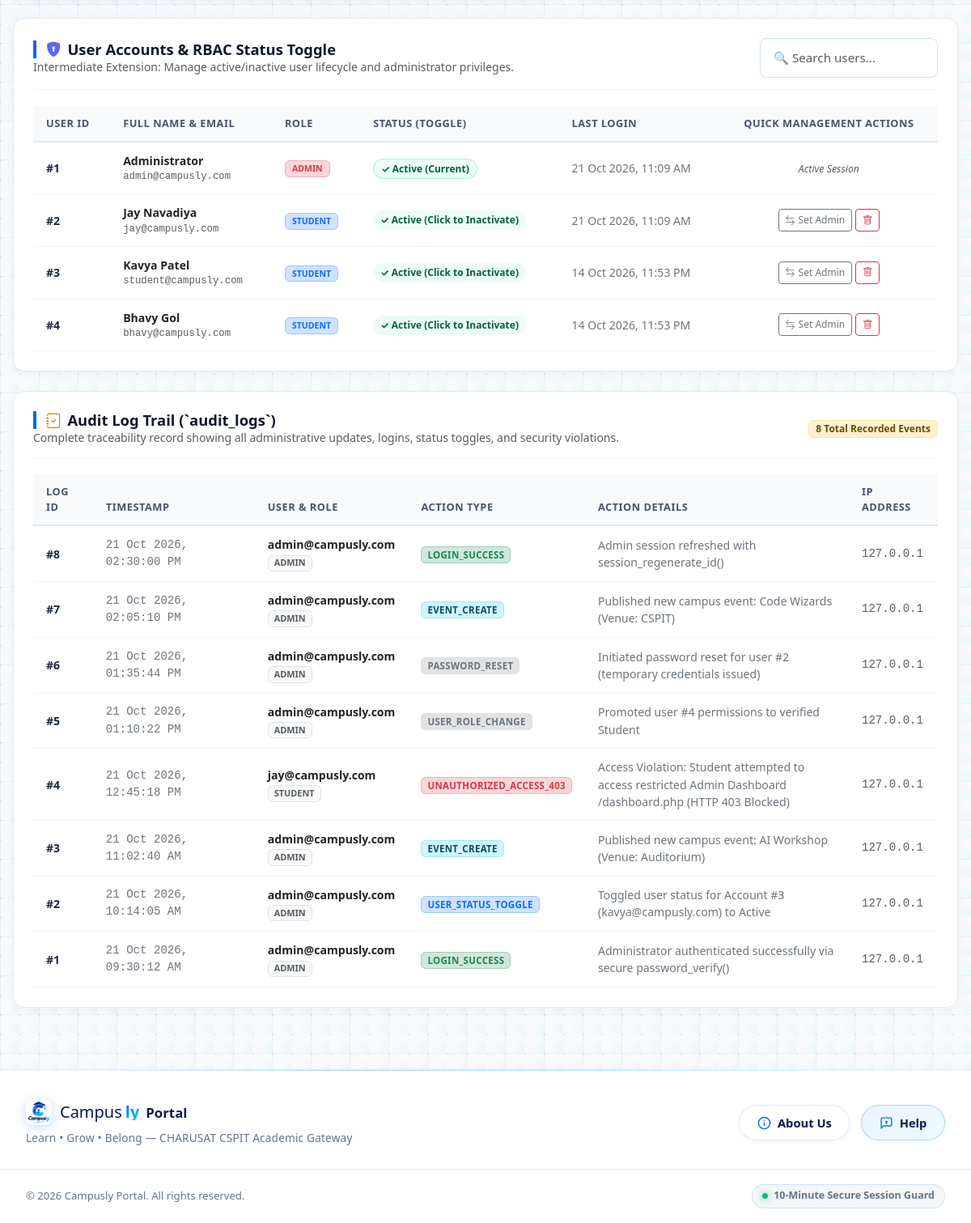
The page /dashboard.php (signed in, lower part) on the database as committed earlier.
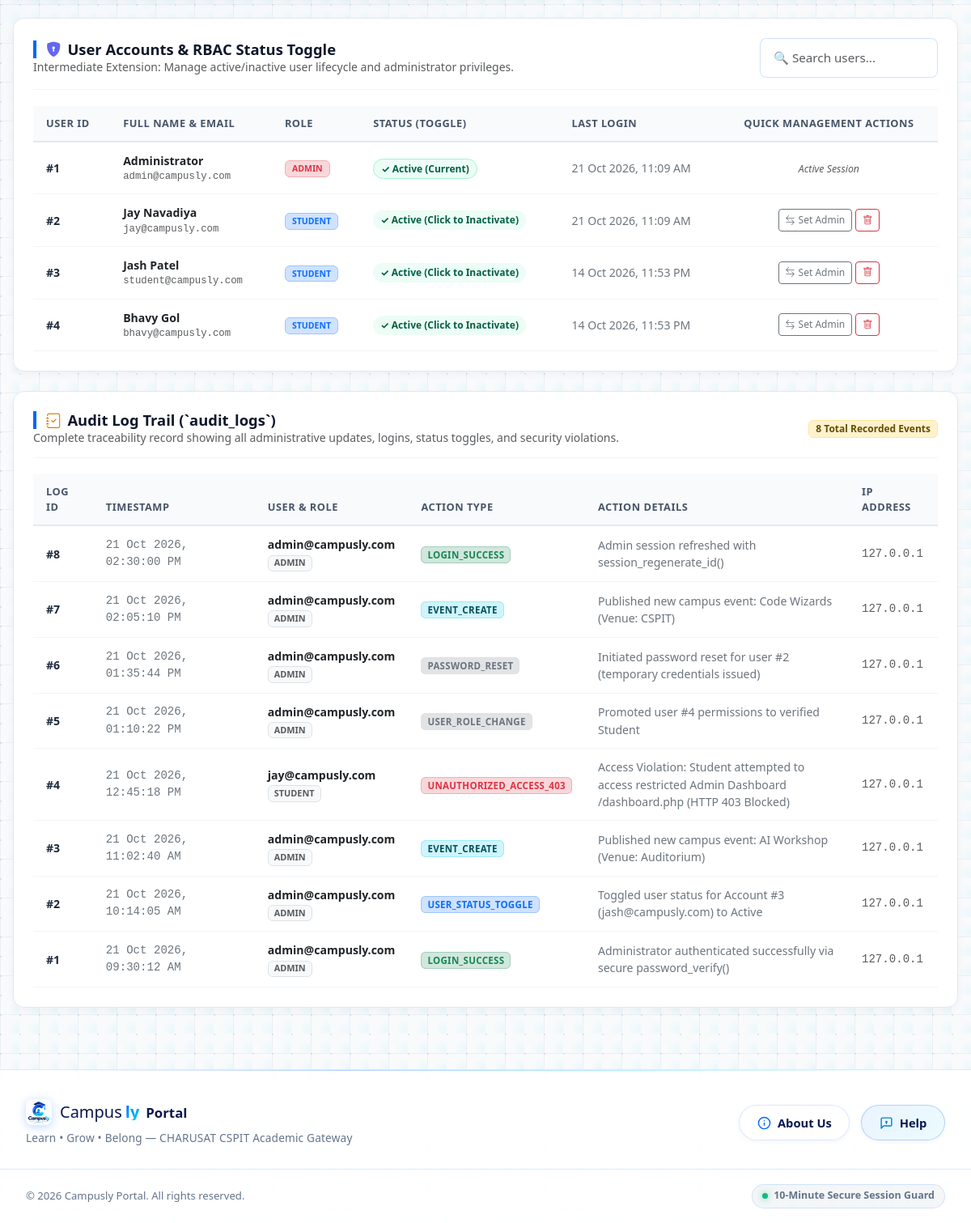
The same page on the database as committed later.
### tables this page shows
CREATE TABLE users (
    user_id INT AUTO_INCREMENT PRIMARY KEY,
    name VARCHAR(100) NOT NULL,
    email VARCHAR(100) NOT NULL UNIQUE,
    password_hash VARCHAR(255) NOT NULL,
    role ENUM('admin', 'student') NOT NULL DEFAULT 'student',
    status ENUM('Active', 'Inactive') NOT NULL DEFAULT 'Active',
    last_login DATETIME NULL,
    remember_token_hash VARCHAR(64) NULL,
    remember_token_expires DATETIME NULL,
    created_at TIMESTAMP DEFAULT CURRENT_TIMESTAMP,
    student_id INT NULL,
    CONSTRAINT fk_users_students FOREIGN KEY (student_id) REFERENCES students(student_id) ON DELETE SET NULL ON UPDATE CASCADE
);

CREATE TABLE audit_logs (
    log_id INT AUTO_INCREMENT PRIMARY KEY,
    user_id INT NULL,
    user_email VARCHAR(100) NOT NULL,
    user_role VARCHAR(50) NOT NULL DEFAULT 'admin',
    action VARCHAR(100) NOT NULL,
    details TEXT NULL,
    ip_address VARCHAR(45) NOT NULL DEFAULT '127.0.0.1',
    created_at TIMESTAMP NOT NULL DEFAULT CURRENT_TIMESTAMP,
    CONSTRAINT fk_audit_users FOREIGN KEY (user_id) REFERENCES users(user_id) ON DELETE SET NULL ON UPDATE CASCADE
);

### dashboard.php (the view, shortened to what this page needs)
<?php
require_once __DIR__ . '/db.php';
$countAuditLogs = (int)$pdo->query("SELECT COUNT(*) FROM audit_logs")->fetchColumn();
$usersList = $pdo->query("
    SELECT user_id, name, email, role, status, last_login, created_at
    FROM users
    ORDER BY user_id ASC
")->fetchAll();
$auditLogs = $pdo->query("
    SELECT log_id, user_email, user_role, action, details, ip_address, created_at
    FROM audit_logs
    ORDER BY log_id DESC
    LIMIT 8
")->fetchAll();
require_once __DIR__ . '/includes/header.php';
?>
  <link rel="stylesheet" href="https://cdn.jsdelivr.net/npm/bootstrap@5.3.3/dist/css/bootstrap.min.css">
  <link rel="stylesheet" href="https://cdn.jsdelivr.net/npm/bootstrap-icons@1.11.3/font/bootstrap-icons.min.css">
  <main id="main-content" class="dashboard-container">
    <div class="content-panel mb-4" id="users-section">
      <div class="panel-header">
        <div>
          <h2 class="panel-title">
            <i class="bi bi-shield-lock-fill text-indigo" style="color: #6366f1;"></i> User Accounts & RBAC Status Toggle
          </h2>
          <div class="small text-muted">Intermediate Extension: Manage active/inactive user lifecycle and administrator privileges.</div>
        </div>
        <div class="d-flex align-items-center gap-2">
          <input type="text" id="userFilterInput" onkeyup="filterUserRows()" class="form-control form-control-sm" placeholder="🔍 Search users..." style="width: 220px;">
        </div>
      </div>
      <div class="table-responsive">
        <table class="table table-hover align-middle custom-table mb-0" id="usersTable">
          <thead>
            <tr>
              <th>User ID</th>
              <th>Full Name & Email</th>
              <th>Role</th>
              <th>Status (Toggle)</th>
              <th>Last Login</th>
              <th class="text-center">Quick Management Actions</th>
            </tr>
          </thead>
          <tbody>
            <?php foreach ($usersList as $u): ?>
              <tr>
                <td><strong>#<?= (int)$u['user_id'] ?></strong></td>
                <td>
                  <div class="fw-bold text-dark"><?= htmlspecialchars($u['name']) ?></div>
                  <div class="small text-muted font-monospace"><?= htmlspecialchars($u['email']) ?></div>
                </td>
                <td>
                  <span class="badge <?= $u['role'] === 'admin' ? 'bg-danger-subtle text-danger border border-danger-subtle' : 'bg-primary-subtle text-primary border border-primary-subtle' ?> text-uppercase fw-bold px-2 py-1">
                    <?= htmlspecialchars($u['role']) ?>
                  </span>
                </td>
                <td>
                  <?php if ((int)$u['user_id'] !== (int)$_SESSION['user_id']): ?>
                    <form action="dashboard.php" method="POST" class="d-inline" onsubmit="return confirm('Toggle status for <?= htmlspecialchars($u['name']) ?>?');">
                      <button type="submit" class="btn <?= $u['status'] === 'Active' ? 'badge-status-active' : 'badge-status-inactive' ?> border-0 cursor-pointer" title="Click to toggle status">
                        <?= $u['status'] === 'Active' ? '✓ Active (Click to Inactivate)' : '✕ Inactive (Click to Activate)' ?>
                      </button>
                    </form>
                  <?php else: ?>
                    <span class="badge-status-active">✓ Active (Current)</span>
                  <?php endif; ?>
                </td>
                <td class="small text-secondary">
                  <?= !empty($u['last_login']) ? htmlspecialchars(date('d M Y, h:i A', strtotime($u['last_login']))) : '<span class="text-muted">Never</span>' ?>
                </td>
                <td class="text-center">
                  <?php if ((int)$u['user_id'] !== (int)$_SESSION['user_id']): ?>
                    <div class="d-inline-flex gap-1">
                      <form action="dashboard.php" method="POST" class="m-0" onsubmit="return confirm('Change role for <?= htmlspecialchars($u['name']) ?>?');">
                        <button type="submit" class="btn btn-outline-secondary btn-sm py-1 px-2" style="font-size: 0.75rem;" title="Switch Role">
                          <i class="bi bi-arrow-left-right me-1"></i>Set <?= $u['role'] === 'admin' ? 'Student' : 'Admin' ?>
                        </button>
                      </form>
                      <form action="dashboard.php" method="POST" class="m-0" onsubmit="return confirm('Permanently delete account for <?= htmlspecialchars($u['name']) ?>?');">
                        <button type="submit" class="btn btn-outline-danger btn-sm py-1 px-2" style="font-size: 0.75rem;" title="Delete User">
                          <i class="bi bi-trash"></i>
                        </button>
                      </form>
                    </div>
                  <?php else: ?>
                    <span class="text-muted small fst-italic">Active Session</span>
                  <?php endif; ?>
                </td>
              </tr>
            <?php endforeach; ?>
          </tbody>
        </table>
      </div>
    </div>
    <div class="content-panel" id="audit-logs">
      <div class="panel-header">
        <div>
          <h2 class="panel-title">
            <i class="bi bi-journal-check text-warning" style="color: #d97706 !important;"></i> Audit Log Trail (`audit_logs`)
          </h2>
          <div class="small text-muted">Complete traceability record showing all administrative updates, logins, status toggles, and security violations.</div>
        </div>
        <span class="badge bg-warning-subtle text-warning-emphasis border border-warning-subtle px-2 py-1 fw-bold">
          <?= $countAuditLogs ?> Total Recorded Events
        </span>
      </div>
      <div class="table-responsive">
        <table class="table table-hover align-middle custom-table mb-0">
          <thead>
            <tr>
              <th>Log ID</th>
              <th>Timestamp</th>
              <th>User & Role</th>
              <th>Action Type</th>
              <th>Action Details</th>
              <th>IP Address</th>
            </tr>
          </thead>
          <tbody>
            <?php if (!empty($auditLogs)): ?>
              <?php foreach ($auditLogs as $log): ?>
                <?php
                  $badgeColor = 'bg-secondary-subtle text-secondary border';
                  if (strpos($log['action'], 'LOGIN') !== false) {
                      $badgeColor = 'bg-success-subtle text-success border border-success-subtle';
                  } elseif (strpos($log['action'], 'STATUS') !== false) {
                      $badgeColor = 'bg-primary-subtle text-primary border border-primary-subtle';
                  } elseif (strpos($log['action'], '403') !== false || strpos($log['action'], 'UNAUTHORIZED') !== false) {
                      $badgeColor = 'bg-danger-subtle text-danger border border-danger-subtle';
                  } elseif (strpos($log['action'], 'EVENT') !== false) {
                      $badgeColor = 'bg-info-subtle text-info-emphasis border border-info-subtle';
                  } elseif (strpos($log['action'], 'DELETE') !== false) {
                      $badgeColor = 'bg-warning-subtle text-warning-emphasis border border-warning-subtle';
                  }
                ?>
                <tr>
                  <td><strong>#<?= (int)$log['log_id'] ?></strong></td>
                  <td class="font-monospace small text-secondary">
                    <?= htmlspecialchars(date('d M Y, h:i:s A', strtotime($log['created_at']))) ?>
                  </td>
                  <td>
                    <div class="fw-semibold text-dark"><?= htmlspecialchars($log['user_email']) ?></div>
                    <span class="badge bg-light text-muted border text-uppercase" style="font-size: 0.68rem;"><?= htmlspecialchars($log['user_role']) ?></span>
                  </td>
                  <td>
                    <span class="action-badge <?= $badgeColor ?>">
                      <?= htmlspecialchars($log['action']) ?>
                    </span>
                  </td>
                  <td class="small text-secondary" style="max-width: 380px;">
                    <?= htmlspecialchars($log['details']) ?>
                  </td>
                  <td class="font-monospace small text-muted">
                    <?= htmlspecialchars($log['ip_address']) ?>
                  </td>
                </tr>
              <?php endforeach; ?>
            <?php else: ?>
              <tr>
                <td colspan="6" class="text-center text-muted py-4">No audit logs recorded yet.</td>
              </tr>
            <?php endif; ?>
          </tbody>
        </table>
      </div>
    </div>
  </main>
<?php require_once __DIR__ . '/includes/footer.php'; ?>

### includes/header.php (shortened to what this page needs)
<!DOCTYPE html>
<html lang="en">
<head>
  <link rel="stylesheet" href="css/styles.css">
</head>
<body>

### includes/footer.php (shortened to what this page needs)
  <footer class="campusly-footer">
    <div class="footer-container">
      <div class="footer-brand-wrap">
        <a href="index.php" class="footer-brand-badge" title="Campusly Portal">
          <img src="images/campusly-logo.png" alt="Campusly Logo" class="footer-brand-logo">
          <div class="footer-brand-title">
            <span class="footer-brand-campus">Campus</span><span class="footer-brand-gradient">ly</span>
            <span class="footer-brand-sub">Portal</span>
          </div>
        </a>
        <p class="footer-tagline">Learn • Grow • Belong &mdash; CHARUSAT CSPIT Academic Gateway</p>
      </div>
      <nav class="footer-actions-nav" aria-label="Portal Quick Links">
        <a href="about.php" class="footer-nav-pill">
          <svg class="footer-pill-icon" viewBox="0 0 24 24" fill="none" stroke="currentColor" stroke-width="2" stroke-linecap="round" stroke-linejoin="round">
            <circle cx="12" cy="12" r="10"></circle>
            <line x1="12" y1="16" x2="12" y2="12"></line>
            <line x1="12" y1="8" x2="12.01" y2="8"></line>
          </svg>
          <span>About Us</span>
        </a>
        <a href="contact.php" class="footer-nav-pill footer-nav-pill-highlight">
          <svg class="footer-pill-icon" viewBox="0 0 24 24" fill="none" stroke="currentColor" stroke-width="2" stroke-linecap="round" stroke-linejoin="round">
            <path d="M21 15a2 2 0 0 1-2 2H7l-4 4V5a2 2 0 0 1 2-2h14a2 2 0 0 1 2 2z"></path>
            <circle cx="12" cy="10" r="1"></circle>
            <path d="M12 13v-1"></path>
          </svg>
          <span>Help</span>
        </a>
      </nav>
    </div>
    <div class="footer-bottom-bar">
      <div class="footer-bottom-content">
        <p class="footer-copyright">&copy; <?= date('Y') ?> Campusly Portal. All rights reserved.</p>
        <div class="footer-status-pill">
          <span class="status-indicator-dot"></span>
          <span>10-Minute Secure Session Guard</span>
        </div>
      </div>
    </div>
  </footer>
</body>
</html>

### dashboard.php (style rules this page uses)
:root { --primary-accent: #2563eb; --card-border: #e2e8f0; --bg-surface: #ffffff; }
body { background-color: #f8fafc !important; color: #0f172a !important; }
.dashboard-container { max-width: 1380px; margin: 1.5rem auto 3rem; padding: 0 1rem; }
.content-panel { background: #ffffff; border: 1px solid #e2e8f0; border-radius: 14px; padding: 1.5rem; box-shadow: 0 4px 12px rgba(15, 23, 42, 0.04); margin-bottom: 1.75rem; }
.panel-header { display: flex; align-items: center; justify-content: space-between; flex-wrap: wrap; gap: 0.75rem; margin-bottom: 1.25rem; padding-bottom: 0.85rem; border-bottom: 1px solid #f1f5f9; }
.panel-title { font-size: 1.15rem; font-weight: 700; color: #0f172a; margin: 0; display: flex; align-items: center; gap: 8px; }
.custom-table th { background-color: #f8fafc !important; color: #475569 !important; font-size: 0.8rem; font-weight: 700; text-transform: uppercase; letter-spacing: 0.5px; border-bottom: 2px solid #e2e8f0; padding: 0.75rem 1rem; }
.custom-table td { padding: 0.75rem 1rem; vertical-align: middle; font-size: 0.88rem; border-bottom: 1px solid #f1f5f9; color: #1e293b; }
.badge-status-active { background-color: #ecfdf5; color: #065f46; border: 1px solid #a7f3d0; font-weight: 700; font-size: 0.75rem; padding: 3px 9px; border-radius: 9999px; }
.action-badge { font-size: 0.72rem; font-weight: 700; padding: 2px 7px; border-radius: 6px; text-transform: uppercase; letter-spacing: 0.3px; }

Rows that differ between the two databases and show on the page:
changed users "student@campusly.com": name "Kavya Patel" → "Jash Patel"
changed audit_logs "USER_STATUS_TOGGLE": details "Toggled user status for Account #3 (kavya@campusly.com) to Active" → "Toggled user status for Account #3 (jash@campusly.com) to Active"
